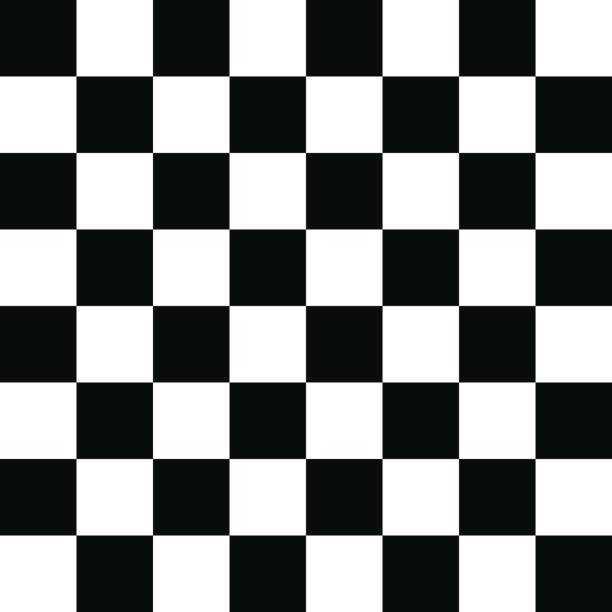
#> input picture Image Processing/chessboard.jpg, 612 x 612 px
$ jupyter execute Tutorial6.ipynb
#> lines starting #> are read from the running program, lines starting #| are printed output that depends on the picture; after the words box and inside, x2 and y2 are one past the last pixel; in counts of white or black regions, pixels touching at a corner belong together
[cell 1]
#Corner Detection
import numpy as np
import cv2
import random

[cell 2]
import cv2
import numpy as np

img = cv2.imread('chessboard.jpg')
#> img is the input picture: shape (612, 612, 3); mean B, G, R 133.7, 133.3, 131.5
img=cv2.resize(img,(0,0),fx=0.75,fy=0.75)
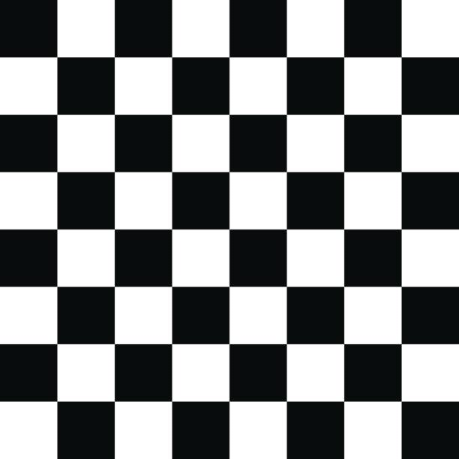
#> img: shape (459, 459, 3); mean B, G, R 133.7, 133.3, 131.5
gray = cv2.cvtColor(img, cv2.COLOR_BGR2GRAY)
corners = cv2.goodFeaturesToTrack(gray, 150, 0.01, 10)
#> corners = 49 rows, first 8: [343, 115], [343, 343], [115, 343], [115, 115], [402, 402], [402, 115], [343, 287], [402, 56]
corners = np.int0(corners)

for corner in corners:
    x, y = corner.ravel()
    cv2.circle(img, (x, y), 5, (0, 0, 255), -1)
#> this loop made 49 passes
#> (x, y) on passes 1 to 12: (343, 115), (343, 343), (115, 343), (115, 115), (402, 402), (402, 115), (343, 287), (402, 56), (287, 343), (115, 171), (402, 343), (56, 402)
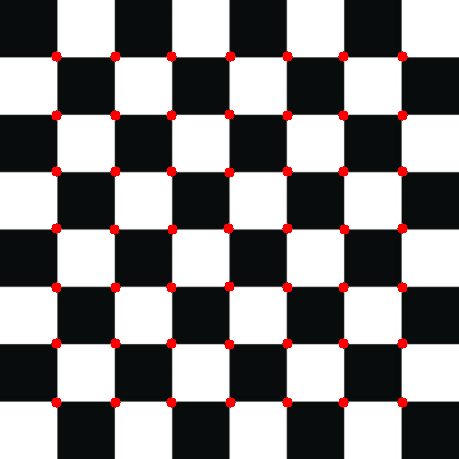
#> img: shape (459, 459, 3); 1.88% of pixels changed, all inside (x1, y1, x2, y2) = (51, 51, 408, 408)
#draw line between corner
for i in range(len(corners)):
    for j in range(i+1,len(corners)):
        corner1=tuple(corners[i][0])
        corner2=tuple(corners[j][0])
        color=tuple(map(lambda x: int(x), np.random.randint(0,255,size=3)))
        cv2.line(img,corner1,corner2,color,1)
#> this loop made 49 passes
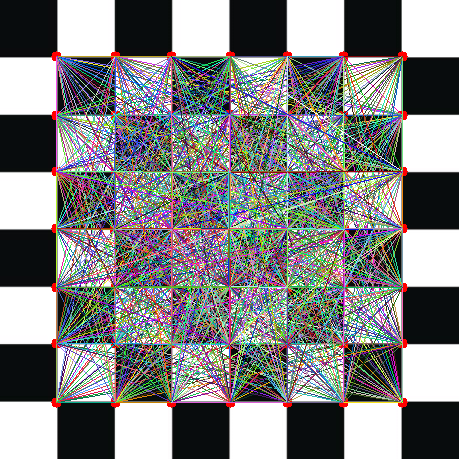
#> img: shape (459, 459, 3); mean B, G, R 130, 129.7, 128.6

cv2.imshow('Corners', img)
cv2.waitKey(0)
cv2.destroyAllWindows()
